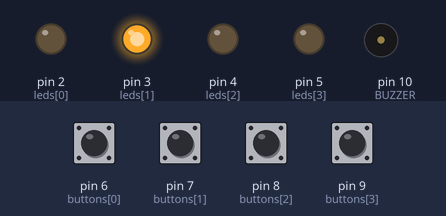
This sketch was run on a simulated Arduino Mega 2560, built with avr-gcc and run on an emulated ATmega2560. Shown: output pins drawn as LEDs (lit = HIGH), buzzer (waves = sounding). The inputs (shaded band) are chosen by the test bench; at power-on: pin 6 (buttons[0]), pin 7 (buttons[1]), pin 8 (buttons[2]), pin 9 (buttons[3]) HIGH. Random numbers use the default seed unless the sketch sets one.

Above: at 8.2 s.
8.3 s: pin 6 (buttons[0]) pulled LOW for 0.15 s
At 9.6 s:
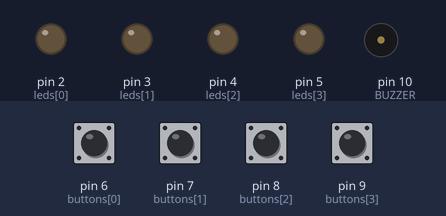
11.4 s: pin 7 (buttons[1]) pulled LOW for 1 s
15.4 s: pin 8 (buttons[2]) pulled LOW for 0.15 s
At 15.57 s:
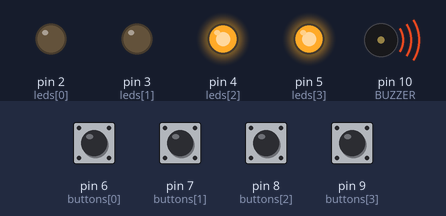
17.2 s: pin 6 (buttons[0]) driven LOW and pin 8 (buttons[2]) driven LOW
At 19.54 s:
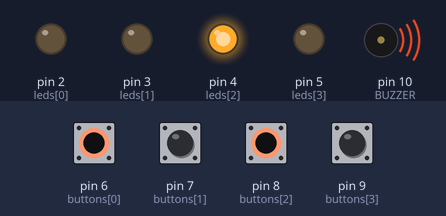
20.2 s: pin 6 (buttons[0]) driven HIGH
23.2 s: pin 9 (buttons[3]) pulled LOW for 1 s
At 25.3 s:
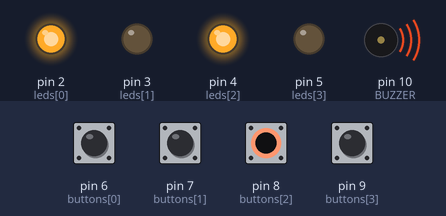
Timing chart, 0 to 32.2 s (numbered marks = the images above; inputs shaded):
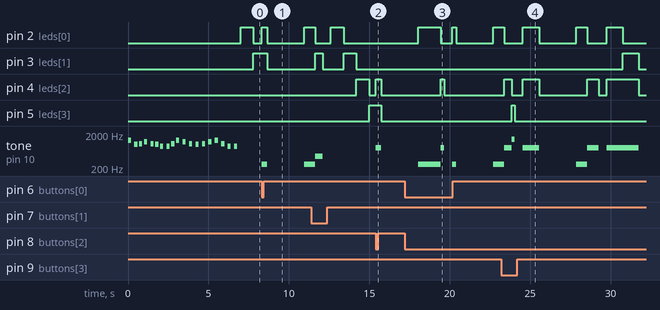

Measured:
- after the input at 8.3 s, tone on pin 10 (BUZZER): silent → 261 Hz at once, → silent 0.35 s later, → 261 Hz 2.3 s later
- after the input at 15.4 s, pin 4 (leds[2]): LOW → HIGH at once, → LOW 0.35 s later; tone on pin 10 (BUZZER): silent → 783 Hz at once, → silent 0.35 s later
- after the input at 17.2 s, pin 4 (leds[2]): LOW → HIGH after 2.2 s, → LOW 0.20 s later
- after the input at 23.2 s, pin 3 (leds[1]): LOW → HIGH after 7.6 s, → LOW 1.0 s later; pin 5 (leds[3]): LOW → HIGH after 0.65 s, → LOW 0.20 s later

The sketch:

Simon_Says.ino
```cpp
// This is the code that will work if you are not using pull down
// resistors on the buttons but using INPUT_PULLUP instead.
// Define all the LED and Button pins.
// {RED, GREEN, YELLOW, BLUE}
const int buttons[] = {6, 7, 8, 9}; //The four button input pins
const int difficulty[] = {250, 1000, 500, 2000}; // Red = 250ms, Yellow = 500ms, Green = 1000ms, Blue = 2000ms,
int difficultyChosen;
const int leds[] = {2, 3, 4, 5}; // LED pins
const int BUZZER = 10;
int sequence[100];
int largestIndex = 0;
int previousGameLargestIndex = 0;
int buttonPin = 2;
const int START = 0;
const int PLAY = 1;
const int GAMEOVER = 2;
int gameState;
int speed = 500;
boolean running = true; // Flag to know is game is running
long currentMillis = 0;
long previousMillis = 0;
boolean madeMistake = false;
// the setup routine runs once when you press reset:
void setup() {
  for (int pin = 0; pin < 4; pin++)
  {
    pinMode(leds[pin], OUTPUT);
  }
  for (int pin = 0; pin < 4; pin++)
  {
    pinMode(buttons[pin], INPUT_PULLUP);
  }
  //Serial.begin(9600);
  gameState = START; // Start the game with the start.
  // initializes the pseudo-random number generator.
  randomSeed(analogRead(40));
  playSong();
}
// the loop routine runs over and over again forever:
void loop() {
  if (gameState == START)
  {
    waitToStart();
  }
  else if (gameState == PLAY)
  {
    //Serial.println("Start");
    showSequence();
    readSequence();
    if (madeMistake == false) {
      delay(500);
      blinkAll(2);
    }
    delay(500);
  }
  else if (gameState == GAMEOVER)
  {
    //Serial.println("Gameover");
    blinkAll(largestIndex - 1);
    gameState = START;
  }
}
void showSequence()
{
  //blinkRed(2);
  if ((previousGameLargestIndex <= largestIndex) && (difficultyChosen != 0))
  {
    sequence[largestIndex] = random(0, 4); //set new sequence
  }
  //Serial.println("Next out");
  //Serial.println(sequence[largestIndex]);
  largestIndex++;
  for (int index = 0; index < largestIndex; index++)
  {
    delay(300);
    digitalWrite(leds[sequence[index]], HIGH);
    playSounds(sequence[index]);
    delay(700);
    digitalWrite(leds[sequence[index]], LOW);
    noTone(BUZZER);
  }
  //blinkGreen(2);
}

void playSounds(int IndexOfLED) {
  if (IndexOfLED == 0) {
    tone(BUZZER, 261.63);
  } else if (IndexOfLED == 1) {
    tone(BUZZER, 440);
  } else if (IndexOfLED == 2) {
    tone(BUZZER, 783.99);
  } else if (IndexOfLED == 3) {
    tone(BUZZER, 1396.91);
  }
}

void readSequence()
{
  //blinkYellow(2);
  int positionPressed;
  madeMistake = false;
  for (int index = 0; index < largestIndex & madeMistake == false; index++)
  {
    //Serial.println("");
    //Serial.println("Should push");
    //Serial.println(sequence[index]);
    positionPressed = waitForButton(difficultyChosen); // 0, 1, 2, or 3
    //Serial.println("Pressed");
    //Serial.println(positionPressed);
    if (positionPressed == -1 | positionPressed != sequence[index])
    {
      madeMistake = true; // Exit the loop.
      gameState = GAMEOVER;
    }
  }
  //blinkBlue(2);
}
// Returns the position of Button pressed (0, 1, 2, or 3)
// or -1 if no button is pressed in the time period.
int waitForButton(int delayTime)
{
  int buttonPressed = -1;
  int input = HIGH;
  boolean buttonBackUp = false;
  // The number of ms since the program started running
  currentMillis = millis();
  // Records the point when we start spinning the loop.
  previousMillis = currentMillis;
  // Keep spinning the loop until "delay" seconds have passed.
  while (currentMillis - previousMillis < delayTime & buttonBackUp == false)
  {
    // Read the button and record when it has been pushed down.
    for (int pin = 0; pin < 4 & buttonBackUp == false; pin++)
    {
      if (digitalRead(buttons[pin]) == LOW)
      {
        buttonPressed = pin;
        playSounds(buttonPressed);
        //        //Serial.println(buttonPressed);
        // Show the LED pushed.
        digitalWrite(leds[pin], HIGH);
        // It is possible the button is still being pushed.
        // This loop spins until the button is let up.
        while (currentMillis - previousMillis < delayTime & buttonBackUp ==
               false)
        {
          input = digitalRead(buttons[pin]);
          if (input == HIGH)
          {
            buttonBackUp = true;
          }
          currentMillis = millis();
        }
        // See if they took too long.
        if (currentMillis - previousMillis > delayTime)
        {
          // They took to long to let the button up so they lose.
          buttonPressed = -1;
        }
        // delay to show the light pressed and
        // to handle the debounce of the button.
        delay(200);
        // Turn the LED pushed off.
        digitalWrite(leds[pin], LOW);
      }
    }
    currentMillis = millis();
  }
  noTone(BUZZER);
  return buttonPressed;
}
void waitToStart()
{
  int buttonPressed = -1;
  allOff();
  for (int pin = 0; pin < 4; pin++)
  {
    if (buttonPressed == -1)
    {
      digitalWrite(leds[pin], HIGH);
      buttonPressed = waitForButton(800);
      digitalWrite(leds[pin], LOW);
    }
  }
  if (buttonPressed != -1)
  {
    //{RED, GREEN, YELLOW, BLUE}
    difficultyChosen = difficulty[buttonPressed];
    // A button was pushed so wait then start playing.
    delay(2000);
    previousGameLargestIndex = largestIndex;
    largestIndex = 0; // Restart
    gameState = PLAY;
  }
}
// Turns all the LEDs off.
void allOff()
{
  for (int pin = 0; pin < 4; pin++)
  {
    digitalWrite(leds[pin], LOW);
  }
}
// Turns all the LEDs on.
void allOn()
{
  for (int pin = 0; pin < 4; pin++)
  {
    digitalWrite(leds[pin], HIGH);
  }
}
// Spins a loop until "delay" milliseconds passes.
// While the loop is spinning we keep looking at the
// value of the button to see if pushed.
boolean readAnyButton(int delay)
{
  boolean buttonDown = false;
  // The number of ms since the program started running
  currentMillis = millis();
  // Records the point when we start spinning the loop.
  previousMillis = currentMillis;
  // Keep spinning the loop until "delay" seconds have passed.
  while (currentMillis - previousMillis < delay & buttonDown == false)
  {
    // Read the button and record when it has been pushed down.
    for (int pin = 0; pin < 4; pin++)
    {
      if (digitalRead(buttons[pin]) == LOW)
      {
        buttonDown = true;
      }
    }
    currentMillis = millis();
  }
  return buttonDown;
}
void blinkAll(int times)
{
  for (int count = 0; count < times; count++)
  {
    allOn();
    delay(300);
    allOff();
    delay(300);
  }
}
void blinkRed(int times)
{
  for (int count = 0; count < times; count++)
  {
    digitalWrite(leds[0], HIGH);
    delay(300);
    digitalWrite(leds[0], LOW);
    delay(300);
  }
}
void blinkGreen(int times)
{
  for (int count = 0; count < times; count++)
  {
    digitalWrite(leds[1], HIGH);
    delay(300);
    digitalWrite(leds[1], LOW);
    delay(300);
  }
}
void blinkYellow(int times)
{
  for (int count = 0; count < times; count++)
  {
    digitalWrite(leds[2], HIGH);
    delay(300);
    digitalWrite(leds[2], LOW);
    delay(300);
  }
}
void blinkBlue(int times)
{
  for (int count = 0; count < times; count++)
  {
    digitalWrite(leds[3], HIGH);
    delay(300);
    digitalWrite(leds[3], LOW);
    delay(300);
  }
}

void playSong(){
tone(BUZZER, 1318.51); //E6
delay(200);
noTone(BUZZER);
delay(200);

tone(BUZZER, 987.77); //B5
delay(200);
noTone(BUZZER);
delay(100);

tone(BUZZER, 1046.50); //C6
delay(200);
noTone(BUZZER);
delay(100);

tone(BUZZER, 1174.66); //D6
delay(200);
noTone(BUZZER);
delay(200);

tone(BUZZER, 1046.50); //C6
delay(200);
noTone(BUZZER);
delay(100);

tone(BUZZER, 987.77); //B5
delay(200);
noTone(BUZZER);
delay(100);

tone(BUZZER, 880.00); //A5
delay(200);
noTone(BUZZER);
delay(200);

tone(BUZZER, 880.00); //A5
delay(200);
noTone(BUZZER);
delay(100);

tone(BUZZER, 1046.50); //C6
delay(200);
noTone(BUZZER);
delay(100);

tone(BUZZER, 1318.51); //E6
delay(200);
noTone(BUZZER);
delay(200);

tone(BUZZER, 1174.66); //D6
delay(200);
noTone(BUZZER);
delay(200);

tone(BUZZER, 1046.50); //C6
delay(200);
noTone(BUZZER);
delay(200);

tone(BUZZER, 987.77); //B5
delay(200);
noTone(BUZZER);
delay(200);

tone(BUZZER, 1046.50); //C6
delay(200);
noTone(BUZZER);
delay(200);

tone(BUZZER, 1174.66); //D6
delay(200);
noTone(BUZZER);
delay(200);

tone(BUZZER, 1318.51); //E6
delay(200);
noTone(BUZZER);
delay(200);

tone(BUZZER, 1046.50); //C6
delay(200);
noTone(BUZZER);
delay(200);

tone(BUZZER, 880.00); //A5
delay(200);
noTone(BUZZER);
delay(200);
tone(BUZZER, 880.00); //A5
delay(200);
noTone(BUZZER);
delay(200);
}
```
